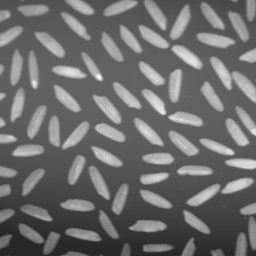
#> input picture img_py/rice.tif, 256 x 256 px
$ jupyter execute clase-05.ipynb
#> lines starting #> are read from the running program, lines starting #| are printed output that depends on the picture; after the words box and inside, x2 and y2 are one past the last pixel; in counts of white or black regions, pixels touching at a corner belong together
# HISTORGRAMA

[cell 1]
import cv2
import matplotlib.pyplot as plt
img=cv2.imread('img_py/rice.tif')
#> img is the input picture: shape (256, 256, 3); min 40, max 255, mean 108.7
imgG=cv2.cvtColor(img,cv2.COLOR_BGR2GRAY)
hist=cv2.calcHist([img],[0], None, [256], [0,255])
#> hist = 256 values, max 3976 at index 96, min 0 at index 0, mean 256
plt.plot(hist)
plt.show()
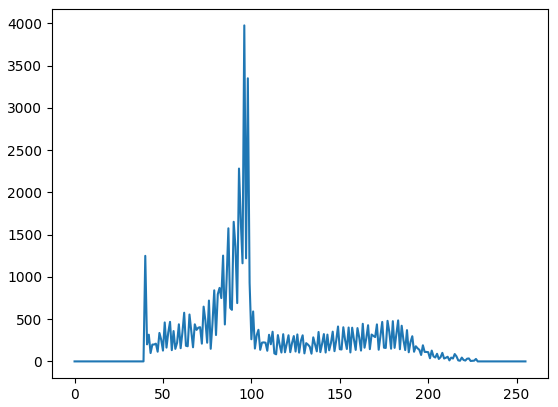
#> figure drawn by matplotlib, 1 panel; curve peaks at x = 96, y = 3976
cv2.imshow('IMG',imgG)
cv2.waitKey(0)
cv2.destroyAllWindows()

# BINARIZACION

[cell 2]
import cv2

img=cv2.imread('img_py/rice.tif')
imgG=cv2.cvtColor(img,cv2.COLOR_BGR2GRAY)
_,imgB=cv2.threshold(imgG,105,255,cv2.THRESH_BINARY) #AQUI SE USA UN VALOR DEL HISTOGRAMA
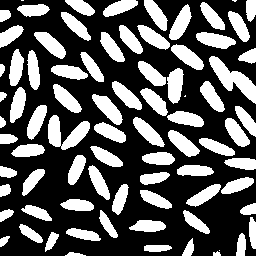
#> imgB: shape (256, 256); 35.6% white; 80 white regions (4 under 20 px)
cv2.imshow('IMG',img)
cv2.imshow('IMG2',imgB)
cv2.waitKey(0)
cv2.destroyAllWindows()

# CONTEO DE FIGURAS

_DIBUJO DE CONTORNOS_

[cell 3]
import cv2
import matplotlib.pyplot as plt
#img=cv2.imread('rice.tif')
imgG=cv2.cvtColor(img,cv2.COLOR_BGR2GRAY)
_,imgB=cv2.threshold(imgG,105,255,cv2.THRESH_BINARY)
contornos,_=cv2.findContours(imgB.copy(),cv2.RETR_EXTERNAL,cv2.CHAIN_APPROX_NONE)
#> contornos = 80 contours, 5 with area under 20; largest, box (x1, y1, x2, y2) and area: (209, 56, 256, 104) 775, (48, 115, 90, 150) 666, (92, 94, 123, 125) 415, (167, 68, 184, 104) 402, (171, 44, 204, 70) 397
cv2.drawContours(img,contornos,-1, (0,255,0),1)
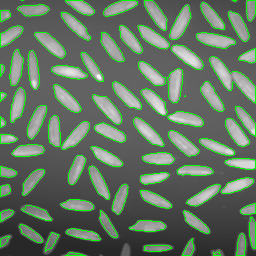
#> img: shape (256, 256, 3); 7.55% of pixels changed, all inside (x1, y1, x2, y2) = (0, 0, 256, 256)
cv2.imshow('IMG',img)
cv2.imshow('IMG2',imgB)
cv2.waitKey(0)
cv2.destroyAllWindows()

_CONTEO DE OBJETOS_

[cell 4]
import cv2
import matplotlib.pyplot as plt
#img=cv2.imread('rice.tif')
#imgG=cv2.cvtColor(img,cv2.COLOR_BGR2GRAY)
_,imgB=cv2.threshold(imgG,108,255,cv2.THRESH_BINARY) #AQUI SE USA EL VALOR DEL HISTOGRAMA EN LA SEGUNDA COMA
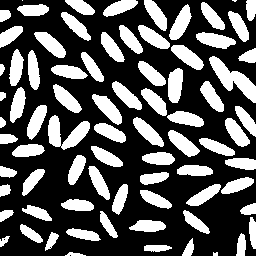
#> imgB: shape (256, 256); 34.6% white; 78 white regions (3 under 20 px)
contornos,_=cv2.findContours(imgB.copy(),cv2.RETR_EXTERNAL,cv2.CHAIN_APPROX_NONE)
#> contornos = 78 contours, 3 with area under 20; largest, box (x1, y1, x2, y2) and area: (209, 56, 256, 103) 758, (48, 115, 90, 150) 650, (92, 94, 122, 125) 401, (171, 45, 204, 70) 388, (169, 4, 192, 40) 388
cv2.drawContours(img,contornos,-1, (0,255,0),1)
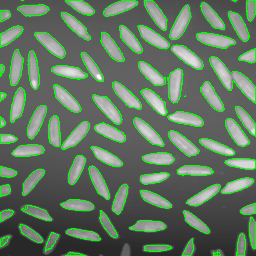
#> img: shape (256, 256, 3); 0.91% of pixels changed, all inside (x1, y1, x2, y2) = (1, 1, 255, 255)

cont=0
for contour in contornos:
    cont=cont+1
#> this loop made 78 passes
#> after the loop, cont = 78
print(cont)
#| 78

cv2.imshow('IMG',img)
cv2.imshow('IMG2',imgB)
cv2.waitKey(0)
cv2.destroyAllWindows()

_ENMARCO_

[cell 5]
import cv2
import matplotlib.pyplot as plt
#img=cv2.imread('rice.tif')
imgG=cv2.cvtColor(img,cv2.COLOR_BGR2GRAY)
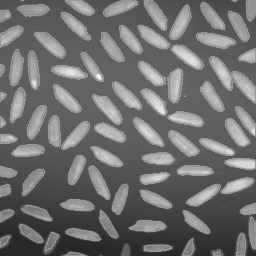
#> imgG: shape (256, 256); min 40, max 255, mean 111.1
_,imgB=cv2.threshold(imgG,105,255,cv2.THRESH_BINARY) #AQUI SE USA EL VALOR DEL HISTOGRAMA EN LA SEGUNDA COMA
contornos,_=cv2.findContours(imgB.copy(),cv2.RETR_EXTERNAL,cv2.CHAIN_APPROX_NONE)
#> contornos = 80 contours, 5 with area under 20; largest, box (x1, y1, x2, y2) and area: (209, 56, 256, 104) 775, (48, 115, 90, 150) 666, (92, 94, 123, 125) 415, (167, 68, 184, 104) 402, (171, 44, 204, 70) 397
cv2.drawContours(img,contornos,-1, (0,255,0),1)

cont=0
for contour in contornos:
    area=cv2.contourArea(contour)
    if(area>30):
        cont=cont+1
        x,y,w,h=cv2.boundingRect(contour)
        cv2.rectangle(img,(x,y),(x+w,y+h),(100,255,100),1)
        cv2.putText(img,str(cont),(x,y-5),cv2.FONT_HERSHEY_SIMPLEX,0.4,(100,255,100),1)
#> this loop made 80 passes
#> (area, x, y, w, h) on passes 1, 4, 5, 6, 7, 8, 9, 10, 11, 12, 13, 14: (33, 65, 252, 21, 4), (136.5, 144, 245, 28, 7), (103, 182, 238, 12, 18), (52, 0, 236, 10, 11), (151.5, 236, 233, 10, 23), (120, 45, 232, 14, 20), (242.5, 66, 228, 35, 13), (187, 19, 224, 24, 19), (294, 129, 220, 37, 12), (151, 249, 217, 7, 32), (247.5, 183, 210, 27, 24), (195.5, 99, 210, 19, 28)
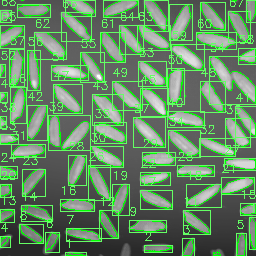
#> img: shape (256, 256, 3); 13.88% of pixels changed, all inside (x1, y1, x2, y2) = (0, 0, 256, 256)
#> after the loop, cont = 75

print(cont)
#| 75

cv2.imshow('IMG',img)
cv2.imshow('IMG2',imgB)
cv2.waitKey(0)
cv2.destroyAllWindows()
